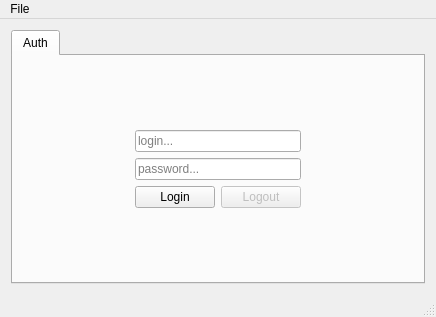
<?xml version="1.0" encoding="UTF-8"?>
<ui version="4.0">
 <class>MainWindow</class>
 <widget class="QMainWindow" name="MainWindow">
  <property name="geometry">
   <rect>
    <x>0</x>
    <y>0</y>
    <width>436</width>
    <height>317</height>
   </rect>
  </property>
  <property name="windowTitle">
   <string>MainWindow</string>
  </property>
  <widget class="QWidget" name="centralWidget">
   <layout class="QGridLayout" name="gridLayout">
    <item row="1" column="0">
     <widget class="QTabWidget" name="tabWidget">
      <property name="sizePolicy">
       <sizepolicy hsizetype="Preferred" vsizetype="Preferred">
        <horstretch>0</horstretch>
        <verstretch>0</verstretch>
       </sizepolicy>
      </property>
      <property name="currentIndex">
       <number>0</number>
      </property>
      <widget class="QWidget" name="authPage">
       <attribute name="title">
        <string>Auth</string>
       </attribute>
       <layout class="QGridLayout" name="gridLayout_2">
        <item row="0" column="0">
         <layout class="QGridLayout" name="gridLayout_3">
          <item row="3" column="1">
           <widget class="QPushButton" name="loginButton">
            <property name="text">
             <string>Login</string>
            </property>
           </widget>
          </item>
          <item row="2" column="0">
           <spacer name="horizontalSpacer">
            <property name="orientation">
             <enum>Qt::Horizontal</enum>
            </property>
            <property name="sizeHint" stdset="0">
             <size>
              <width>40</width>
              <height>20</height>
             </size>
            </property>
           </spacer>
          </item>
          <item row="2" column="3">
           <spacer name="horizontalSpacer_2">
            <property name="orientation">
             <enum>Qt::Horizontal</enum>
            </property>
            <property name="sizeHint" stdset="0">
             <size>
              <width>40</width>
              <height>20</height>
             </size>
            </property>
           </spacer>
          </item>
          <item row="2" column="1" colspan="2">
           <widget class="QLineEdit" name="passEdit">
            <property name="inputMethodHints">
             <set>Qt::ImhHiddenText|Qt::ImhNoAutoUppercase|Qt::ImhNoPredictiveText</set>
            </property>
            <property name="inputMask">
             <string/>
            </property>
            <property name="text">
             <string/>
            </property>
            <property name="echoMode">
             <enum>QLineEdit::Password</enum>
            </property>
            <property name="placeholderText">
             <string>password...</string>
            </property>
           </widget>
          </item>
          <item row="1" column="1" colspan="2">
           <widget class="QLineEdit" name="loginEdit">
            <property name="placeholderText">
             <string>login...</string>
            </property>
           </widget>
          </item>
          <item row="0" column="1" colspan="2">
           <spacer name="verticalSpacer_2">
            <property name="orientation">
             <enum>Qt::Vertical</enum>
            </property>
            <property name="sizeHint" stdset="0">
             <size>
              <width>20</width>
              <height>40</height>
             </size>
            </property>
           </spacer>
          </item>
          <item row="4" column="1" colspan="2">
           <spacer name="verticalSpacer">
            <property name="orientation">
             <enum>Qt::Vertical</enum>
            </property>
            <property name="sizeHint" stdset="0">
             <size>
              <width>20</width>
              <height>40</height>
             </size>
            </property>
           </spacer>
          </item>
          <item row="3" column="2">
           <widget class="QPushButton" name="logoutButton">
            <property name="enabled">
             <bool>false</bool>
            </property>
            <property name="text">
             <string>Logout</string>
            </property>
           </widget>
          </item>
         </layout>
        </item>
       </layout>
      </widget>
     </widget>
    </item>
   </layout>
  </widget>
  <widget class="QMenuBar" name="menuBar">
   <property name="geometry">
    <rect>
     <x>0</x>
     <y>0</y>
     <width>436</width>
     <height>22</height>
    </rect>
   </property>
   <widget class="QMenu" name="menuExit">
    <property name="title">
     <string>File</string>
    </property>
    <addaction name="actionLogout"/>
    <addaction name="separator"/>
    <addaction name="actionExit"/>
   </widget>
   <addaction name="menuExit"/>
  </widget>
  <widget class="QStatusBar" name="statusBar"/>
  <action name="actionExit">
   <property name="text">
    <string>Exit</string>
   </property>
  </action>
  <action name="actionLogout">
   <property name="text">
    <string>Logout</string>
   </property>
  </action>
 </widget>
 <layoutdefault spacing="6" margin="11"/>
 <tabstops>
  <tabstop>loginEdit</tabstop>
  <tabstop>passEdit</tabstop>
  <tabstop>loginButton</tabstop>
  <tabstop>logoutButton</tabstop>
  <tabstop>tabWidget</tabstop>
 </tabstops>
 <resources/>
 <connections/>
</ui>
